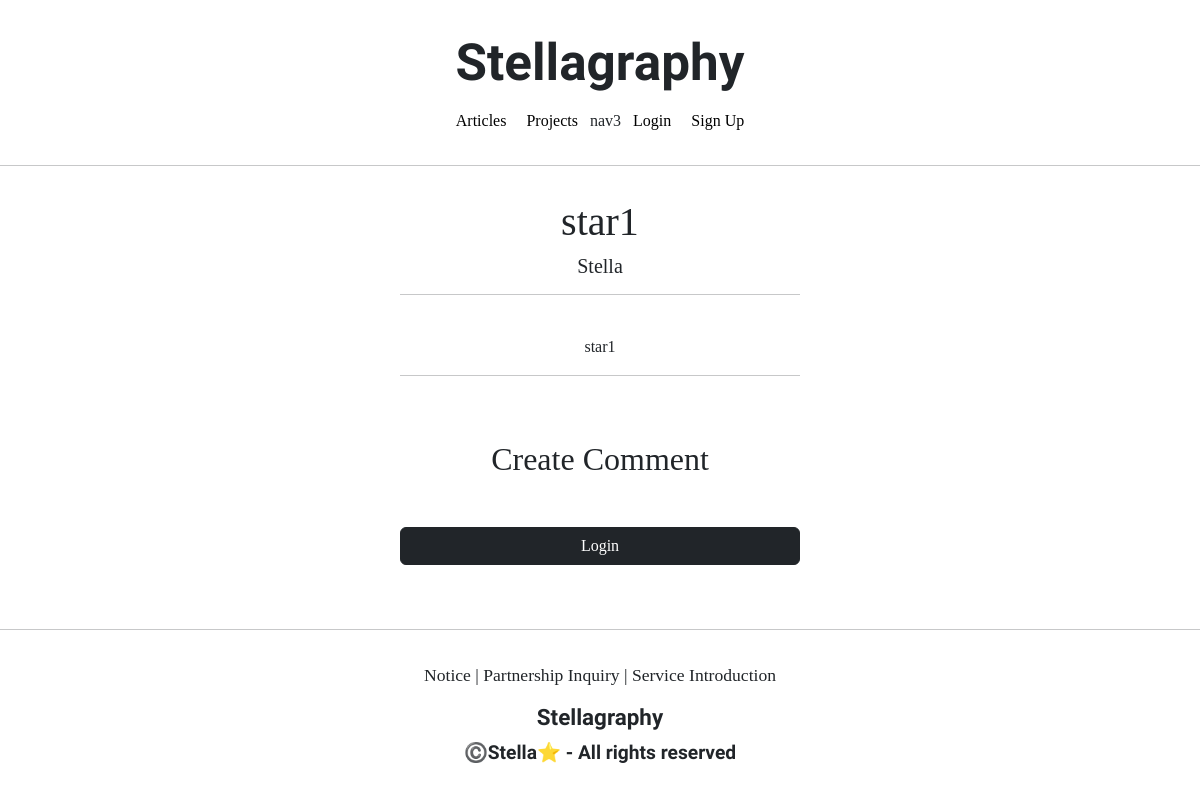
The app's page /articles/detail/9 with its own data.
### articleapp/models.py (models this page shows)
class Article(models.Model):
    writer = models.ForeignKey(User, on_delete=models.SET_NULL, related_name='article', null=True)
    title = models.CharField(max_length=200, null=True)
    image = models.ImageField(upload_to='article/', null=False)
    content = models.TextField(null=True)
    created_at = models.DateField(auto_now_add=True, null=True)

### profileapp/models.py (models this page shows)
class Profile(models.Model):
    user = models.OneToOneField(User, on_delete=models.CASCADE, related_name='profile')
    image = models.ImageField(upload_to='profile/', null=True)
    nickname = models.CharField(max_length=20, unique=True, null=True)
    message = models.CharField(max_length=100, null=True)

### articleapp/views.py (the view)
# urls.py: path('detail/<int:pk>', ArticleDetailView.as_view(), name='detail'),
class ArticleDetailView(DetailView, FormMixin):
    model = Article
    form_class = CommentCreationForm
    context_object_name = 'target_article'
    template_name = 'articleapp/detail.html'

### articleapp/templates/articleapp/detail.html (shortened to what this page needs)
{% extends 'base.html' %}
{% block content %}
    <div>
        <div style="text-align: center; max-width: 400px; margin: 2rem auto; ">
            <h1>
                {{target_article.title}}
            </h1>
            <h5>
                {{target_article.writer.profile.nickname}}
            </h5>
            <hr>
            <p>
                {{ target_article.content }}
            </p>
            <hr>
            {% include 'commentapp/create.html' with article=target_article %}
        </div>
    </div>
{% endblock %}

### records on screen
Article: title "star1", writer.profile.nickname "Stella", content "star1"
